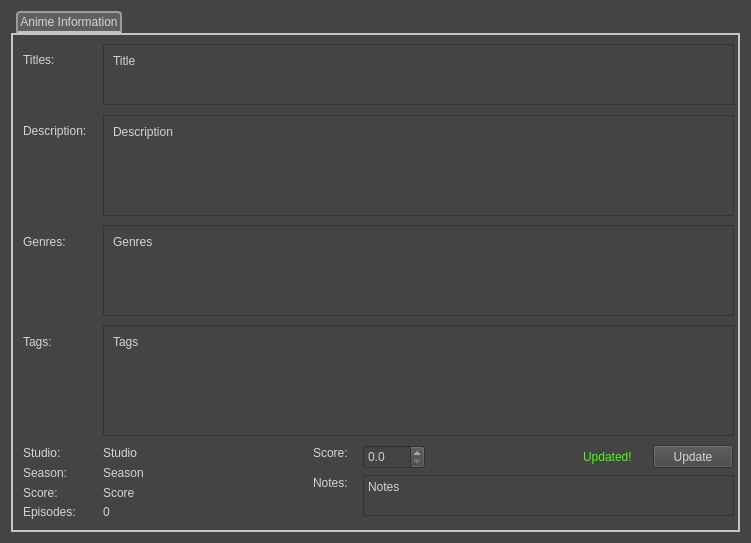
<?xml version="1.0" encoding="UTF-8"?>
<ui version="4.0">
 <class>AnimeInfo</class>
 <widget class="QWidget" name="AnimeInfo">
  <property name="geometry">
   <rect>
    <x>0</x>
    <y>0</y>
    <width>751</width>
    <height>543</height>
   </rect>
  </property>
  <property name="windowTitle">
   <string>Anime Settings</string>
  </property>
  <property name="styleSheet">
   <string notr="true">background-color: rgb(68, 68, 68);
color: rgb(212, 212, 212);</string>
  </property>
  <layout class="QGridLayout" name="gridLayout">
   <item row="0" column="0">
    <widget class="QTabWidget" name="tabWidget">
     <property name="styleSheet">
      <string notr="true">QTabWidget::pane {
	border: 2px solid #C2C7CB;
}
QTabWidget::tab-bar {
	left: 5px;
}
QTabBar::tab {
	background: rgb(68, 68, 68);
    border: 2px solid #C4C4C3;
    border-bottom-color: #C2C7CB;
    border-top-left-radius: 4px;
    border-top-right-radius: 4px;
    min-width: 8ex;
    padding: 2px;
}
QTabBar::tab:selected, QTabBar::tab:hover {
	background: rgb(95, 95, 95);
}
QTabBar::tab:selected {
	border-color: #9B9B9B;
	border-bottom-color: #C2C7CB;
}
QTabBar::tab:!selected {
	margin-top: 2px;
}</string>
     </property>
     <property name="currentIndex">
      <number>0</number>
     </property>
     <widget class="QWidget" name="tab">
      <property name="sizePolicy">
       <sizepolicy hsizetype="Preferred" vsizetype="Preferred">
        <horstretch>0</horstretch>
        <verstretch>0</verstretch>
       </sizepolicy>
      </property>
      <attribute name="title">
       <string>Anime Information</string>
      </attribute>
      <widget class="QLabel" name="AnimeTitleLabelHeader">
       <property name="geometry">
        <rect>
         <x>10</x>
         <y>18</y>
         <width>36</width>
         <height>18</height>
        </rect>
       </property>
       <property name="maximumSize">
        <size>
         <width>16777215</width>
         <height>16777215</height>
        </size>
       </property>
       <property name="text">
        <string>Titles:</string>
       </property>
       <property name="alignment">
        <set>Qt::AlignLeading|Qt::AlignLeft|Qt::AlignTop</set>
       </property>
      </widget>
      <widget class="QLabel" name="AnimeDescriptionLabelHeader">
       <property name="geometry">
        <rect>
         <x>10</x>
         <y>89</y>
         <width>73</width>
         <height>16</height>
        </rect>
       </property>
       <property name="maximumSize">
        <size>
         <width>16777215</width>
         <height>16777215</height>
        </size>
       </property>
       <property name="text">
        <string>Description:</string>
       </property>
       <property name="alignment">
        <set>Qt::AlignLeading|Qt::AlignLeft|Qt::AlignTop</set>
       </property>
      </widget>
      <widget class="QScrollArea" name="scrollArea">
       <property name="geometry">
        <rect>
         <x>90</x>
         <y>80</y>
         <width>631</width>
         <height>101</height>
        </rect>
       </property>
       <property name="sizePolicy">
        <sizepolicy hsizetype="Preferred" vsizetype="Preferred">
         <horstretch>0</horstretch>
         <verstretch>0</verstretch>
        </sizepolicy>
       </property>
       <property name="verticalScrollBarPolicy">
        <enum>Qt::ScrollBarAlwaysOff</enum>
       </property>
       <property name="horizontalScrollBarPolicy">
        <enum>Qt::ScrollBarAlwaysOff</enum>
       </property>
       <property name="widgetResizable">
        <bool>true</bool>
       </property>
       <widget class="QWidget" name="scrollAreaWidgetContents">
        <property name="geometry">
         <rect>
          <x>0</x>
          <y>0</y>
          <width>629</width>
          <height>99</height>
         </rect>
        </property>
        <layout class="QHBoxLayout" name="horizontalLayout">
         <item>
          <widget class="QLabel" name="AnimeDescriptionLabel">
           <property name="enabled">
            <bool>true</bool>
           </property>
           <property name="sizePolicy">
            <sizepolicy hsizetype="Preferred" vsizetype="Preferred">
             <horstretch>0</horstretch>
             <verstretch>0</verstretch>
            </sizepolicy>
           </property>
           <property name="maximumSize">
            <size>
             <width>16777215</width>
             <height>16777215</height>
            </size>
           </property>
           <property name="autoFillBackground">
            <bool>false</bool>
           </property>
           <property name="frameShape">
            <enum>QFrame::NoFrame</enum>
           </property>
           <property name="text">
            <string>Description</string>
           </property>
           <property name="textFormat">
            <enum>Qt::AutoText</enum>
           </property>
           <property name="scaledContents">
            <bool>false</bool>
           </property>
           <property name="alignment">
            <set>Qt::AlignLeading|Qt::AlignLeft|Qt::AlignTop</set>
           </property>
           <property name="wordWrap">
            <bool>true</bool>
           </property>
           <property name="textInteractionFlags">
            <set>Qt::LinksAccessibleByMouse|Qt::TextSelectableByMouse</set>
           </property>
          </widget>
         </item>
        </layout>
       </widget>
      </widget>
      <widget class="QScrollArea" name="scrollArea_2">
       <property name="geometry">
        <rect>
         <x>90</x>
         <y>9</y>
         <width>631</width>
         <height>61</height>
        </rect>
       </property>
       <property name="sizePolicy">
        <sizepolicy hsizetype="Preferred" vsizetype="Preferred">
         <horstretch>0</horstretch>
         <verstretch>0</verstretch>
        </sizepolicy>
       </property>
       <property name="verticalScrollBarPolicy">
        <enum>Qt::ScrollBarAlwaysOff</enum>
       </property>
       <property name="horizontalScrollBarPolicy">
        <enum>Qt::ScrollBarAlwaysOff</enum>
       </property>
       <property name="widgetResizable">
        <bool>true</bool>
       </property>
       <widget class="QWidget" name="scrollAreaWidgetContents_2">
        <property name="geometry">
         <rect>
          <x>0</x>
          <y>0</y>
          <width>629</width>
          <height>59</height>
         </rect>
        </property>
        <layout class="QHBoxLayout" name="horizontalLayout_2">
         <item>
          <widget class="QLabel" name="AnimeTitleLabel">
           <property name="text">
            <string>Title</string>
           </property>
           <property name="alignment">
            <set>Qt::AlignLeading|Qt::AlignLeft|Qt::AlignTop</set>
           </property>
           <property name="wordWrap">
            <bool>true</bool>
           </property>
           <property name="textInteractionFlags">
            <set>Qt::LinksAccessibleByMouse|Qt::TextSelectableByMouse</set>
           </property>
          </widget>
         </item>
        </layout>
       </widget>
      </widget>
      <widget class="QLabel" name="AnimeEpisodesLabelHeader">
       <property name="geometry">
        <rect>
         <x>10</x>
         <y>470</y>
         <width>58</width>
         <height>16</height>
        </rect>
       </property>
       <property name="text">
        <string>Episodes:</string>
       </property>
       <property name="alignment">
        <set>Qt::AlignLeading|Qt::AlignLeft|Qt::AlignTop</set>
       </property>
      </widget>
      <widget class="QLabel" name="AnimeEpisodesLabel">
       <property name="geometry">
        <rect>
         <x>90</x>
         <y>470</y>
         <width>631</width>
         <height>16</height>
        </rect>
       </property>
       <property name="text">
        <string>0</string>
       </property>
       <property name="alignment">
        <set>Qt::AlignLeading|Qt::AlignLeft|Qt::AlignTop</set>
       </property>
       <property name="wordWrap">
        <bool>true</bool>
       </property>
       <property name="textInteractionFlags">
        <set>Qt::LinksAccessibleByMouse|Qt::TextSelectableByMouse</set>
       </property>
      </widget>
      <widget class="QLabel" name="AnimeGenresLabelHeader">
       <property name="geometry">
        <rect>
         <x>10</x>
         <y>199</y>
         <width>57</width>
         <height>15</height>
        </rect>
       </property>
       <property name="text">
        <string>Genres:</string>
       </property>
      </widget>
      <widget class="QLabel" name="AnimeStudioLabelHeader">
       <property name="geometry">
        <rect>
         <x>10</x>
         <y>410</y>
         <width>57</width>
         <height>15</height>
        </rect>
       </property>
       <property name="text">
        <string>Studio:</string>
       </property>
      </widget>
      <widget class="QLabel" name="AnimeSeasonLabelHeader">
       <property name="geometry">
        <rect>
         <x>10</x>
         <y>430</y>
         <width>57</width>
         <height>15</height>
        </rect>
       </property>
       <property name="text">
        <string>Season:</string>
       </property>
      </widget>
      <widget class="QLabel" name="AnimeAverageScoreLabelHeader">
       <property name="geometry">
        <rect>
         <x>10</x>
         <y>450</y>
         <width>57</width>
         <height>15</height>
        </rect>
       </property>
       <property name="text">
        <string>Score:</string>
       </property>
      </widget>
      <widget class="QLabel" name="AnimeStudioLabel">
       <property name="geometry">
        <rect>
         <x>90</x>
         <y>410</y>
         <width>631</width>
         <height>16</height>
        </rect>
       </property>
       <property name="text">
        <string>Studio</string>
       </property>
      </widget>
      <widget class="QLabel" name="AnimeSeasonLabel">
       <property name="geometry">
        <rect>
         <x>90</x>
         <y>430</y>
         <width>631</width>
         <height>16</height>
        </rect>
       </property>
       <property name="text">
        <string>Season</string>
       </property>
      </widget>
      <widget class="QLabel" name="AnimeAverageScoreLabel">
       <property name="geometry">
        <rect>
         <x>90</x>
         <y>450</y>
         <width>631</width>
         <height>16</height>
        </rect>
       </property>
       <property name="text">
        <string>Score</string>
       </property>
      </widget>
      <widget class="QLabel" name="AnimeTagsLabelHeader">
       <property name="geometry">
        <rect>
         <x>10</x>
         <y>299</y>
         <width>57</width>
         <height>15</height>
        </rect>
       </property>
       <property name="text">
        <string>Tags:</string>
       </property>
      </widget>
      <widget class="QScrollArea" name="scrollArea_3">
       <property name="geometry">
        <rect>
         <x>90</x>
         <y>190</y>
         <width>631</width>
         <height>91</height>
        </rect>
       </property>
       <property name="lineWidth">
        <number>0</number>
       </property>
       <property name="verticalScrollBarPolicy">
        <enum>Qt::ScrollBarAlwaysOff</enum>
       </property>
       <property name="horizontalScrollBarPolicy">
        <enum>Qt::ScrollBarAlwaysOff</enum>
       </property>
       <property name="widgetResizable">
        <bool>true</bool>
       </property>
       <widget class="QWidget" name="scrollAreaWidgetContents_3">
        <property name="geometry">
         <rect>
          <x>0</x>
          <y>0</y>
          <width>629</width>
          <height>89</height>
         </rect>
        </property>
        <layout class="QHBoxLayout" name="horizontalLayout_3">
         <property name="spacing">
          <number>6</number>
         </property>
         <property name="leftMargin">
          <number>9</number>
         </property>
         <property name="topMargin">
          <number>9</number>
         </property>
         <property name="rightMargin">
          <number>9</number>
         </property>
         <property name="bottomMargin">
          <number>9</number>
         </property>
         <item>
          <widget class="QLabel" name="AnimeGenresLabel">
           <property name="lineWidth">
            <number>1</number>
           </property>
           <property name="text">
            <string>Genres</string>
           </property>
           <property name="alignment">
            <set>Qt::AlignLeading|Qt::AlignLeft|Qt::AlignTop</set>
           </property>
           <property name="wordWrap">
            <bool>true</bool>
           </property>
           <property name="indent">
            <number>-1</number>
           </property>
           <property name="textInteractionFlags">
            <set>Qt::LinksAccessibleByMouse|Qt::TextSelectableByMouse</set>
           </property>
          </widget>
         </item>
        </layout>
       </widget>
      </widget>
      <widget class="QScrollArea" name="scrollArea_4">
       <property name="geometry">
        <rect>
         <x>90</x>
         <y>290</y>
         <width>631</width>
         <height>111</height>
        </rect>
       </property>
       <property name="verticalScrollBarPolicy">
        <enum>Qt::ScrollBarAlwaysOff</enum>
       </property>
       <property name="horizontalScrollBarPolicy">
        <enum>Qt::ScrollBarAlwaysOff</enum>
       </property>
       <property name="widgetResizable">
        <bool>true</bool>
       </property>
       <widget class="QWidget" name="scrollAreaWidgetContents_4">
        <property name="geometry">
         <rect>
          <x>0</x>
          <y>0</y>
          <width>629</width>
          <height>109</height>
         </rect>
        </property>
        <layout class="QHBoxLayout" name="horizontalLayout_4">
         <item>
          <widget class="QLabel" name="AnimeTagsLabel">
           <property name="text">
            <string>Tags</string>
           </property>
           <property name="alignment">
            <set>Qt::AlignLeading|Qt::AlignLeft|Qt::AlignTop</set>
           </property>
          </widget>
         </item>
        </layout>
       </widget>
      </widget>
      <widget class="QLabel" name="AnimeUserScoreLabel">
       <property name="geometry">
        <rect>
         <x>300</x>
         <y>410</y>
         <width>57</width>
         <height>15</height>
        </rect>
       </property>
       <property name="text">
        <string>Score:</string>
       </property>
      </widget>
      <widget class="QLabel" name="AnimeNotesLabel">
       <property name="geometry">
        <rect>
         <x>300</x>
         <y>440</y>
         <width>57</width>
         <height>15</height>
        </rect>
       </property>
       <property name="text">
        <string>Notes:</string>
       </property>
      </widget>
      <widget class="QTextEdit" name="AnimeNotes">
       <property name="geometry">
        <rect>
         <x>350</x>
         <y>440</y>
         <width>371</width>
         <height>41</height>
        </rect>
       </property>
       <property name="html">
        <string>&lt;!DOCTYPE HTML PUBLIC &quot;-//W3C//DTD HTML 4.0//EN&quot; &quot;http://www.w3.org/TR/REC-html40/strict.dtd&quot;&gt;
&lt;html&gt;&lt;head&gt;&lt;meta name=&quot;qrichtext&quot; content=&quot;1&quot; /&gt;&lt;style type=&quot;text/css&quot;&gt;
p, li { white-space: pre-wrap; }
&lt;/style&gt;&lt;/head&gt;&lt;body style=&quot; font-family:'Sans Serif'; font-size:9pt; font-weight:400; font-style:normal;&quot;&gt;
&lt;p style=&quot; margin-top:0px; margin-bottom:0px; margin-left:0px; margin-right:0px; -qt-block-indent:0; text-indent:0px;&quot;&gt;Notes&lt;/p&gt;&lt;/body&gt;&lt;/html&gt;</string>
       </property>
      </widget>
      <widget class="QPushButton" name="AnimeUpdateButton">
       <property name="geometry">
        <rect>
         <x>640</x>
         <y>410</y>
         <width>80</width>
         <height>23</height>
        </rect>
       </property>
       <property name="text">
        <string>Update</string>
       </property>
      </widget>
      <widget class="QDoubleSpinBox" name="AnimeUserScore">
       <property name="geometry">
        <rect>
         <x>350</x>
         <y>410</y>
         <width>62</width>
         <height>24</height>
        </rect>
       </property>
       <property name="decimals">
        <number>1</number>
       </property>
       <property name="singleStep">
        <double>0.500000000000000</double>
       </property>
      </widget>
      <widget class="QLabel" name="AnimeUpdateSuccess">
       <property name="enabled">
        <bool>true</bool>
       </property>
       <property name="geometry">
        <rect>
         <x>570</x>
         <y>414</y>
         <width>57</width>
         <height>15</height>
        </rect>
       </property>
       <property name="styleSheet">
        <string notr="true">color: rgb(71, 255, 15);</string>
       </property>
       <property name="text">
        <string>Updated!</string>
       </property>
      </widget>
     </widget>
    </widget>
   </item>
  </layout>
 </widget>
 <resources/>
 <connections/>
</ui>
